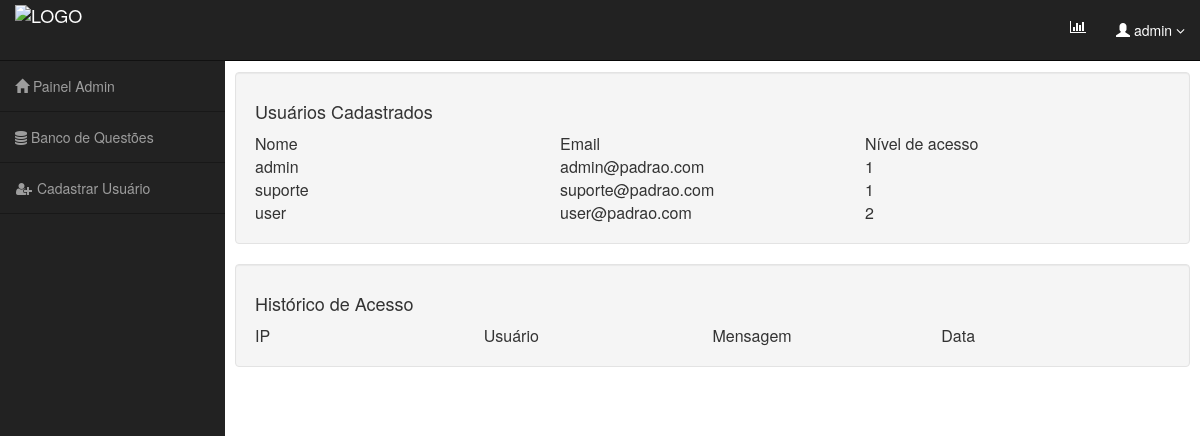
Before: /panelAdmin.php (signed in) with the older database file.
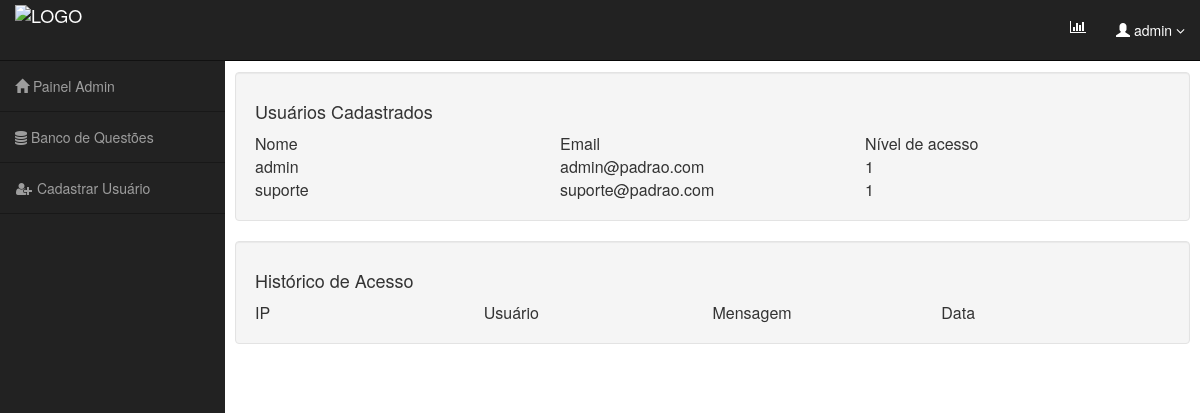
After: the same page with the newer database file.
### tables this page shows
CREATE TABLE `tb_users` (
  `id` int(10) UNSIGNED NOT NULL,
  `name` varchar(50) DEFAULT NULL,
  `email` varchar(80) NOT NULL,
  `password` varchar(40) NOT NULL,
  `level` int(11) NOT NULL,
  `discipline` varchar(100) NOT NULL
);

### logsUsers.php (the view, shortened to what this page needs)
<?php
$connect = mysqli_connect("localhost", "root", "", "db_genexam");
$sql = "SELECT * FROM tb_users";
mysqli_set_charset($connect,"utf8");
$result = mysqli_query($connect, $sql);
?>
<!DOCTYPE html>
<html>
<head>
</head>
<body>
	<table>
		<tr>
			<td>Nome</td>
			<td>Email</td>
			<td>Nível de acesso</td>
		</tr>
		<?php
		while($row = mysqli_fetch_array($result))
		{
			?>
			<tr>
				<td><?php echo $row ["name"]; ?></td>
				<td><?php echo $row ["email"]; ?></td>
				<td><?php echo $row ["level"]; ?></td>
			</tr>
			<?php
		}
		?>
	</table>
</body>
</html>

### panelAdmin.php (shortened to what this page needs)
<html lang="ptbr">
<head>
    <link href="//maxcdn.bootstrapcdn.com/bootstrap/3.3.0/css/bootstrap.min.css" rel="stylesheet" id="bootstrap-css">
</head>
<body>
    <div id="wrapper">
        <nav class="navbar navbar-inverse navbar-fixed-top" role="navigation">
            <div class="navbar-header">
                <a class="navbar-brand" href="panelAdmin.php">
                    <img src="res/img/logo_padrao_horizontal_resize.jpg" alt="LOGO">
                </a>
            </div>
            <ul class="nav navbar-right top-nav">
                <li><a href="#" data-placement="bottom" data-toggle="tooltip" data-original-title="Stats"><i class="fa fa-bar-chart-o"></i>
                </a>
            </li>
            <li class="dropdown">
                <a class="dropdown-toggle" data-toggle="dropdown" >
                   <span class="glyphicon glyphicon-user"></span>
                   <?php echo $_SESSION['user_name']; ?>
                   <b class="fa fa-angle-down"></b>
               </a>
        </li>
    </ul>
    <div class="collapse navbar-collapse navbar-ex1-collapse">
        <ul class="nav navbar-nav side-nav">
                <li>
                    <a href="panelAdmin.php"><span class="glyphicon glyphicon-home"></span>  Painel Admin</a>
                </li>
                <li>
                    <a href="index.php"><i class="fa fa-database" aria-hidden="true"></i>  Banco de Questões</a>
                </li>
                <li>
                    <a href="panelAdminSignupUser.php"><i class="fa fa-fw fa-user-plus"></i>  Cadastrar Usuário</a>
                </li>
            </ul>
        </div>
    </nav>
    <div id="page-wrapper">
        <div class="container-fluid">
            <div class="row" id="main">
                <div class="col-sm-12 col-md-12 well" id="content">
                    <h4>Usuários Cadastrados</h4>
                    <?php include 'logsUsers.php'; ?>
                </div>
                <div class="col-sm-12 col-md-12 well" id="content">
                    <h4>Histórico de Acesso</h4>
                    <?php include 'logs.php'; ?>
                </div>
            </div>
        </div>
    </div>
</div>
</body>
</html>

### logs.php (shortened to what this page needs)
<!DOCTYPE html>
<html>
<head>
</head>
<body>
	<table>
		<tr>
			<td>IP</td>
			<td>Usuário</td>
			<td>Mensagem</td>
			<td>Data</td>
		</tr>
	</table>
</body>
</html>

### panelAdmin.php (style rules this page uses)
@media (min-width:768px) { body { margin-top: 50px; } }
#wrapper { padding-left: 0; }
#page-wrapper { width: 100%; padding: 0; background-color: #fff; }
@media (min-width:768px) { #wrapper { padding-left: 225px; } }
@media (min-width:768px) { #page-wrapper { padding: 22px 10px; } }
.top-nav { padding: 0 15px; }
.top-nav>li { display: inline-block; float: left; }
.top-nav>li>a { padding-top: 20px; padding-bottom: 20px; line-height: 20px; color: #fff; }
@media (min-width:768px) { .side-nav { position: fixed; top: 60px; left: 225px; width: 225px; margin-left: -225px; border: none; border-radius: 0; border-top: 1px rgba(0,0,0,.5) solid; overflow-y: auto; background-color: #222; bottom: 0; overflow-x: hidden; padding-bottom: 40px; } }
@media (min-width:768px) { .side-nav>li>a { width: 225px; border-bottom: 1px rgba(0,0,0,.3) solid; } }
.navbar-brand { padding: 5px 15px; }

### logsUsers.php (style rules this page uses)
table { width: 100%; text-align: left; table-layout: fixed; }
th, td { word-wrap: break-word; width: 100%; }

### logs.php (style rules this page uses)
table { width: 100%; text-align: left; table-layout: fixed; }
th, td { word-wrap: break-word; width: 100%; }

Changed rows visible on the page:
removed tb_users: name "user", email "user@padrao.com", level "2"
